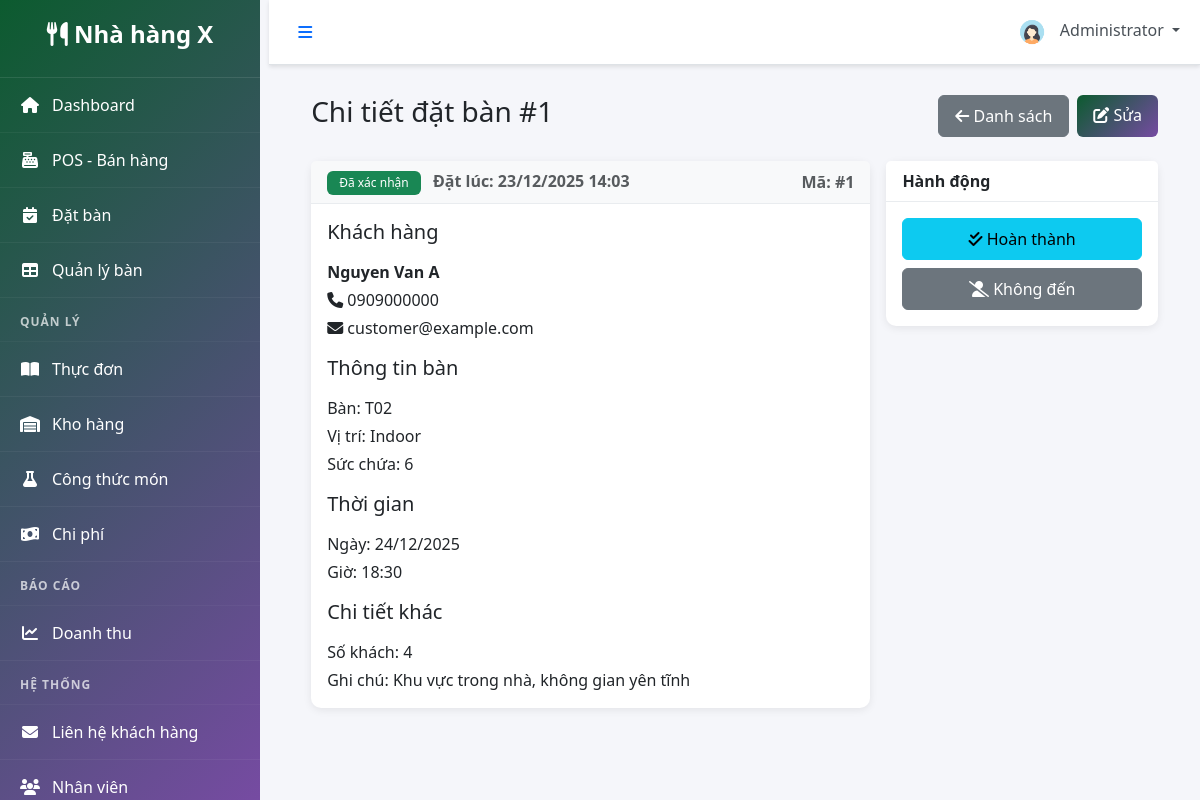
Page /modules/reservations/view_reservation.php?id=1 (signed in) on the committed database.
### tables this page shows
CREATE TABLE `users` (
  `user_id` INT UNSIGNED NOT NULL AUTO_INCREMENT,
  `full_name` VARCHAR(120) NOT NULL,
  `email` VARCHAR(150) NOT NULL,
  `password_hash` VARCHAR(255) NOT NULL,
  `user_role` ENUM('admin','manager','waiter','chef','cashier','staff') NOT NULL DEFAULT 'staff',
  `phone` VARCHAR(30) DEFAULT NULL,
  `avatar` VARCHAR(255) DEFAULT NULL,
  `status` ENUM('active','inactive') NOT NULL DEFAULT 'active',
  `created_at` TIMESTAMP NOT NULL DEFAULT CURRENT_TIMESTAMP,
  `updated_at` TIMESTAMP NOT NULL DEFAULT CURRENT_TIMESTAMP ON UPDATE CURRENT_TIMESTAMP,
  PRIMARY KEY (`user_id`),
  UNIQUE KEY `uq_email` (`email`),
  KEY `idx_user_role_status` (`user_role`, `status`)
);

CREATE TABLE `reservations` (
  `reservation_id` BIGINT UNSIGNED NOT NULL AUTO_INCREMENT,
  `customer_name` VARCHAR(150) NOT NULL,
  `customer_phone` VARCHAR(20) NOT NULL,
  `customer_email` VARCHAR(150) DEFAULT NULL,
  `table_id` INT UNSIGNED NULL,
  `reservation_date` DATE NOT NULL,
  `reservation_time` TIME NOT NULL,
  `number_of_guests` INT NOT NULL DEFAULT 1 CHECK (`number_of_guests` >= 1),
  `special_requests` TEXT DEFAULT NULL,
  `status` ENUM('pending','confirmed','seated','cancelled','completed','no_show') NOT NULL DEFAULT 'pending',
  `created_by` INT UNSIGNED NULL,
  `cancelled_by` INT UNSIGNED NULL,
  `cancel_reason` VARCHAR(255) DEFAULT NULL,
  `created_at` TIMESTAMP NOT NULL DEFAULT CURRENT_TIMESTAMP,
  `updated_at` TIMESTAMP NOT NULL DEFAULT CURRENT_TIMESTAMP ON UPDATE CURRENT_TIMESTAMP,
  PRIMARY KEY (`reservation_id`),
  KEY `idx_res_table` (`table_id`),
  KEY `idx_res_date_time` (`reservation_date`, `reservation_time`),
  KEY `idx_res_status` (`status`),
  CONSTRAINT `fk_res_table` FOREIGN KEY (`table_id`) REFERENCES `restaurant_tables`(`table_id`) ON DELETE SET NULL,
  CONSTRAINT `fk_res_created_by` FOREIGN KEY (`created_by`) REFERENCES `users`(`user_id`) ON DELETE SET NULL,
  CONSTRAINT `fk_res_cancelled_by` FOREIGN KEY (`cancelled_by`) REFERENCES `users`(`user_id`) ON DELETE SET NULL
);

CREATE TABLE `restaurant_tables` (
  `table_id` INT UNSIGNED NOT NULL AUTO_INCREMENT,
  `table_number` VARCHAR(20) NOT NULL,
  `table_name` VARCHAR(100) DEFAULT NULL,
  `capacity` INT NOT NULL DEFAULT 4,
  `location` ENUM('indoor','outdoor','vip','balcony') NOT NULL DEFAULT 'indoor',
  `status` ENUM('available','occupied','reserved','maintenance','cleaning') NOT NULL DEFAULT 'available',
  `image` VARCHAR(255) DEFAULT NULL,
  `created_at` TIMESTAMP NOT NULL DEFAULT CURRENT_TIMESTAMP,
  `updated_at` TIMESTAMP NOT NULL DEFAULT CURRENT_TIMESTAMP ON UPDATE CURRENT_TIMESTAMP,
  PRIMARY KEY (`table_id`),
  UNIQUE KEY `uq_table_number` (`table_number`),
  KEY `idx_table_status` (`status`),
  KEY `idx_table_location` (`location`)
);

### includes/functions.php (called while the page is built, shortened)
<?php
function isLoggedIn() {
    return isset($_SESSION['user_id']) && ! empty($_SESSION['user_id']);
}
function formatDate($date, $format = DATE_FORMAT) {
    return date($format, strtotime($date));
}
function formatDateTime($datetime) {
    return date(DATETIME_FORMAT, strtotime($datetime));
}
function getCurrentUser($db) {
    $query = "SELECT * FROM users WHERE user_id = :user_id";
    $stmt = $db->prepare($query);
    $stmt->bindParam(':user_id', $_SESSION['user_id']);
    $stmt->execute();
    return $stmt->fetch(PDO:: FETCH_ASSOC);
}
?>

### modules/reservations/view_reservation.php (the view, shortened to what this page needs)
<?php
$database = new Database();
$db = $database->getConnection();
$reservation_id = isset($_GET['id']) ? (int) $_GET['id'] : 0;
$stmt = $db->prepare("SELECT r.*, rt.table_number, rt.location, rt.capacity FROM reservations r
    LEFT JOIN restaurant_tables rt ON r.table_id = rt.table_id
    WHERE r.reservation_id = :id LIMIT 1");
$stmt->bindParam(':id', $reservation_id, PDO::PARAM_INT);
$stmt->execute();
$reservation = $stmt->fetch(PDO::FETCH_ASSOC);
$status_labels = [
    'pending' => ['warning', 'Chờ xác nhận'],
    'confirmed' => ['success', 'Đã xác nhận'],
    'cancelled' => ['danger', 'Đã hủy'],
    'completed' => ['info', 'Hoàn thành'],
    'no_show' => ['secondary', 'Không đến']
];
$badge = $status_labels[$reservation['status']] ?? ['secondary', ucfirst($reservation['status'])];
include '../../includes/header.php';
?>
<div class="container-fluid">
    <div class="d-flex justify-content-between align-items-center mb-4">
        <h1 class="h3">Chi tiết đặt bàn #<?php echo $reservation_id; ?></h1>
        <div class="d-flex gap-2">
            <a href="list.php" class="btn btn-secondary"><i class="fas fa-arrow-left"></i> Danh sách</a>
            <a href="edit.php?id=<?php echo $reservation_id; ?>" class="btn btn-primary"><i class="fas fa-edit"></i> Sửa</a>
        </div>
    </div>
    <div class="row g-3">
        <div class="col-lg-8">
            <div class="card">
                <div class="card-header bg-light d-flex justify-content-between align-items-center">
                    <div>
                        <span class="badge bg-<?php echo $badge[0]; ?>"><?php echo $badge[1]; ?></span>
                        <span class="ms-2 text-muted">Đặt lúc: <?php echo formatDateTime($reservation['created_at']); ?></span>
                    </div>
                    <div class="text-muted">Mã: #<?php echo $reservation_id; ?></div>
                </div>
                <div class="card-body">
                    <h5 class="mb-3">Khách hàng</h5>
                    <p class="mb-1"><strong><?php echo htmlspecialchars($reservation['customer_name']); ?></strong></p>
                    <p class="mb-1"><i class="fas fa-phone"></i> <?php echo htmlspecialchars($reservation['customer_phone']); ?></p>
                    <p class="mb-3"><i class="fas fa-envelope"></i> <?php echo htmlspecialchars($reservation['customer_email'] ?? ''); ?></p>
                    <h5 class="mb-3">Thông tin bàn</h5>
                    <p class="mb-1">Bàn: <?php echo $reservation['table_number'] ? htmlspecialchars($reservation['table_number']) : 'Chưa chọn'; ?></p>
                    <p class="mb-1">Vị trí: <?php echo $reservation['location'] ? ucfirst($reservation['location']) : 'N/A'; ?></p>
                    <p class="mb-3">Sức chứa: <?php echo $reservation['capacity'] ?? 'N/A'; ?></p>
                    <h5 class="mb-3">Thời gian</h5>
                    <p class="mb-1">Ngày: <?php echo formatDate($reservation['reservation_date']); ?></p>
                    <p class="mb-3">Giờ: <?php echo date('H:i', strtotime($reservation['reservation_time'])); ?></p>
                    <h5 class="mb-3">Chi tiết khác</h5>
                    <p class="mb-1">Số khách: <?php echo (int) $reservation['number_of_guests']; ?></p>
                    <p class="mb-0">Ghi chú: <?php echo htmlspecialchars($reservation['special_requests'] ?: 'Không'); ?></p>
                </div>
            </div>
        </div>
        <div class="col-lg-4">
            <div class="card">
                <div class="card-header bg-white">Hành động</div>
                <div class="card-body d-grid gap-2">
                    <?php if ($reservation['status'] === 'confirmed'): ?>
                    <button class="btn btn-info" onclick="updateStatus('completed')"><i class="fas fa-check-double"></i> Hoàn thành</button>
                    <button class="btn btn-secondary" onclick="updateStatus('no_show')"><i class="fas fa-user-slash"></i> Không đến</button>
                    <?php endif; ?>
                </div>
            </div>
        </div>
    </div>
</div>
<?php include '../../includes/footer.php'; ?>

### includes/header.php (shortened to what this page needs)
<?php
$database = new Database();
$db = $database->getConnection();
$current_user = getCurrentUser($db);
?>
<!DOCTYPE html>
<html lang="vi">
<head>
    <link href="https://cdn.jsdelivr.net/npm/bootstrap@5.3.0/dist/css/bootstrap.min.css" rel="stylesheet">
    <link rel="stylesheet" href="https://cdnjs.cloudflare.com/ajax/libs/font-awesome/6.4.0/css/all.min.css">
    <link rel="stylesheet" href="<?php echo SITE_URL; ?>/assets/css/style.css">
    <link rel="stylesheet" href="<?php echo SITE_URL; ?>/assets/css/dashboard.css">
</head>
<body>
    <div class="wrapper">
        <?php include 'sidebar.php'; ?>
        <div class="main-content">
            <nav class="navbar navbar-expand-lg navbar-light bg-white border-bottom">
                <div class="container-fluid">
                    <button class="btn btn-link" id="sidebarToggle">
                        <i class="fas fa-bars"></i>
                    </button>
                    <div class="navbar-nav ms-auto">
                        <div class="nav-item dropdown">
                            <a class="nav-link dropdown-toggle" href="#" id="userDropdown" role="button" data-bs-toggle="dropdown">
                                <img src="<?php echo SITE_URL; ?>/assets/images/default-avatar.png" alt="Avatar" class="rounded-circle" width="32" height="32">
                                <span class="ms-2"><?php echo htmlspecialchars($current_user['full_name']); ?></span>
                            </a>
                        </div>
                    </div>
                </div>
            </nav>
            <div class="content-wrapper">

### assets/css/style.css (style rules this page uses)
:root { --primary-color: #0c5b2f; --secondary-color: #764ba2; --success-color: #28a745; --danger-color: #dc3545; --warning-color: #ffc107; --info-color: #17a2b8; --dark-color: #343a40; --light-color: #f8f9fa; --sidebar-width: 260px; }
* { margin: 0; padding: 0; box-sizing: border-box; }
body { font-family: 'Segoe UI', Tahoma, Geneva, Verdana, sans-serif; background-color: #f5f6fa; }
.wrapper { display: flex; min-height: 100vh; }
.main-content { flex: 1; margin-left: var(--sidebar-width); transition: margin-left 0.3s ease-in-out; min-height: 100vh; }
.content-wrapper { padding: 30px; }
.navbar { box-shadow: 0 2px 4px rgba(0,0,0,0.1); }
.navbar .nav-link { color: #495057; position: relative; }
.card { border: none; box-shadow: 0 2px 8px rgba(0,0,0,0.08); margin-bottom: 20px; border-radius: 10px; transition: all 0.3s; }
.card-header { background: white; border-bottom: 1px solid #e9ecef; font-weight: 600; }
.btn { border-radius: 6px; padding: 8px 16px; font-weight: 500; transition: all 0.3s; }
.btn-primary { background: linear-gradient(135deg, var(--primary-color) 0%, var(--secondary-color) 100%); border: none; }
.badge { padding: 6px 12px; font-weight: 500; border-radius: 6px; }

### rows in the picture
users: full_name "Administrator"
reservations: status "Đã xác nhận", created_at "23/12/2025 14:03", customer_name "Nguyen Van A", customer_phone "0909000000", customer_email "customer@example.com", table.table_number "T02", table.location "Indoor", table.capacity "6", reservation_date "24/12/2025", reservation_time "18:30", number_of_guests "4", special_requests "Khu vực trong nhà, không gian yên tĩnh"

### other values in the picture
SITE_TITLE "Nhà hàng X"
$reservation_id "1"
